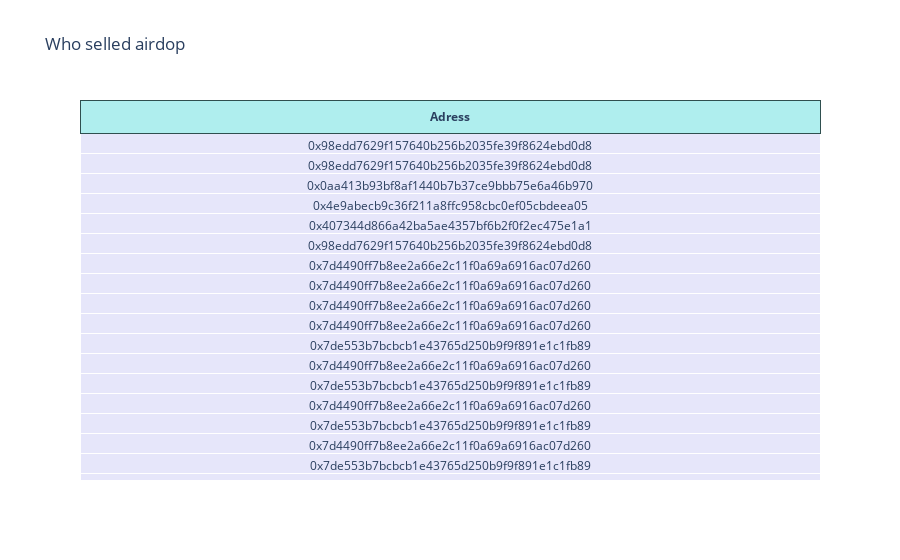

This figure's notebook cell:
### Code cell
fig = go.Figure(data=[go.Table(
    columnorder = [1],
    columnwidth = [50],
    header=dict(
        values=[['<b>Adress</b>']],
        fill_color='paleturquoise',
        align='center',
        font_size=12,
        line_color='darkslategray'
               ),
    cells=dict(
        values=[df_ad_seller.Adress],
        fill_color='lavender',
        align=['center'],
              ))
])

fig.update_layout(title='Who selled airdop')
fig.show()

### Figure 1 — Plotly figure (JSON) as saved in the notebook; plotly's stock layout.template omitted (floating-point values rounded to 4 significant figures)
{"data": [{"cells": {"align": ["center"], "fill": {"color": "lavender"}, "values": [["0x98edd7629f157640b256b2035fe39f8624ebd0d8", "0x98edd7629f157640b256b2035fe39f8624ebd0d8", "0x0aa413b93bf8af1440b7b37ce9bbb75e6a46b970", "0x4e9abecb9c36f211a8ffc958cbc0ef05cbdeea05", "0x407344d866a42ba5ae4357bf6b2f0f2ec475e1a1", "0x98edd7629f157640b256b2035fe39f8624ebd0d8", "0x7d4490ff7b8ee2a66e2c11f0a69a6916ac07d260", "0x7d4490ff7b8ee2a66e2c11f0a69a6916ac07d260", "0x7d4490ff7b8ee2a66e2c11f0a69a6916ac07d260", "0x7d4490ff7b8ee2a66e2c11f0a69a6916ac07d260", "0x7de553b7bcbcb1e43765d250b9f9f891e1c1fb89", "0x7d4490ff7b8ee2a66e2c11f0a69a6916ac07d260", "0x7de553b7bcbcb1e43765d250b9f9f891e1c1fb89", "0x7d4490ff7b8ee2a66e2c11f0a69a6916ac07d260", "0x7de553b7bcbcb1e43765d250b9f9f891e1c1fb89", "0x7d4490ff7b8ee2a66e2c11f0a69a6916ac07d260", "0x7de553b7bcbcb1e43765d250b9f9f891e1c1fb89", "0x7de553b7bcbcb1e43765d250b9f9f891e1c1fb89", "0x0aa413b93bf8af1440b7b37ce9bbb75e6a46b970", "0x7d4490ff7b8ee2a66e2c11f0a69a6916ac07d260"]]}, "columnorder": [1], "columnwidth": [50], "header": {"align": "center", "fill": {"color": "paleturquoise"}, "font": {"size": 12}, "line": {"color": "darkslategray"}, "values": [["<b>Adress</b>"]]}, "type": "table"}], "layout": {"title": {"text": "Who selled airdop"}}}
